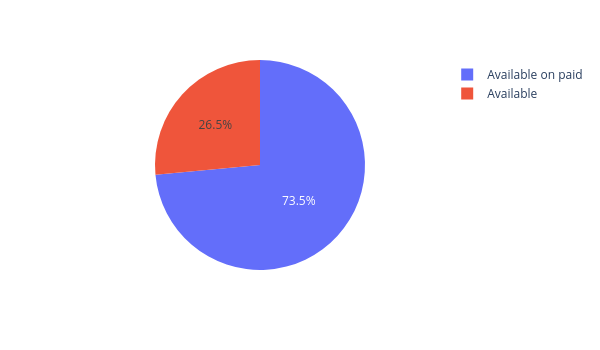
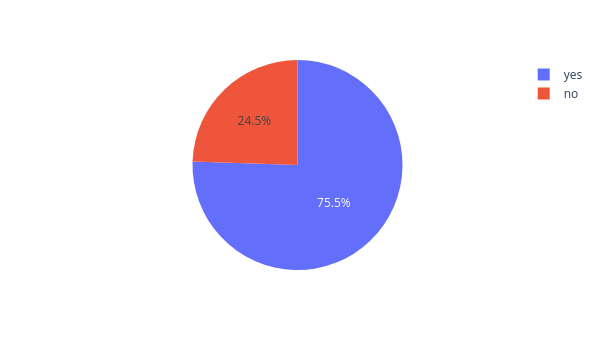
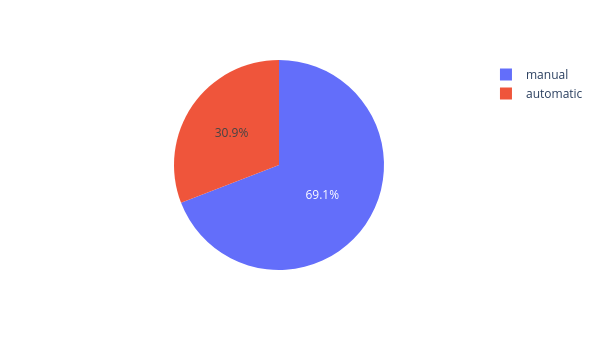
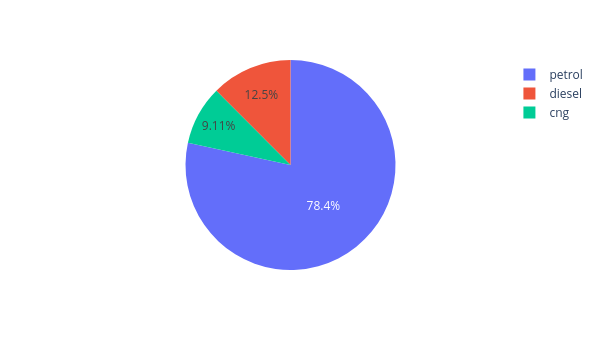

Write notebook code for charts like these, in order.
### Code cell
eda.uni_variate_analysis(data)

### Figure 1 — Plotly figure (JSON) as saved in the notebook; plotly's stock layout.template omitted (floating-point values rounded to 4 significant figures)
{"data": [{"domain": {"x": [0, 1], "y": [0, 1]}, "hovertemplate": "label=%{label}<br>value=%{value}<extra></extra>", "labels": ["Available on paid", "Available"], "legendgroup": "", "name": "", "showlegend": true, "type": "pie", "values": [436, 157]}], "layout": {"height": 350, "legend": {"tracegroupgap": 0}, "margin": {"t": 60}, "width": 600}}

### Figure 2 — Plotly figure (JSON) as saved in the notebook; plotly's stock layout.template omitted (floating-point values rounded to 4 significant figures)
{"data": [{"domain": {"x": [0, 1], "y": [0, 1]}, "hovertemplate": "label=%{label}<br>value=%{value}<extra></extra>", "labels": ["yes", "no"], "legendgroup": "", "name": "", "showlegend": true, "type": "pie", "values": [448, 145]}], "layout": {"height": 350, "legend": {"tracegroupgap": 0}, "margin": {"t": 60}, "width": 600}}

### Figure 3 — Plotly figure (JSON) as saved in the notebook; plotly's stock layout.template omitted (floating-point values rounded to 4 significant figures)
{"data": [{"domain": {"x": [0, 1], "y": [0, 1]}, "hovertemplate": "label=%{label}<br>value=%{value}<extra></extra>", "labels": ["manual", "automatic"], "legendgroup": "", "name": "", "showlegend": true, "type": "pie", "values": [410, 183]}], "layout": {"height": 350, "legend": {"tracegroupgap": 0}, "margin": {"t": 60}, "width": 600}}

### Figure 4 — Plotly figure (JSON) as saved in the notebook; plotly's stock layout.template omitted (floating-point values rounded to 4 significant figures)
{"data": [{"domain": {"x": [0, 1], "y": [0, 1]}, "hovertemplate": "label=%{label}<br>value=%{value}<extra></extra>", "labels": ["petrol", "diesel", "cng"], "legendgroup": "", "name": "", "showlegend": true, "type": "pie", "values": [465, 74, 54]}], "layout": {"height": 350, "legend": {"tracegroupgap": 0}, "margin": {"t": 60}, "width": 600}}
